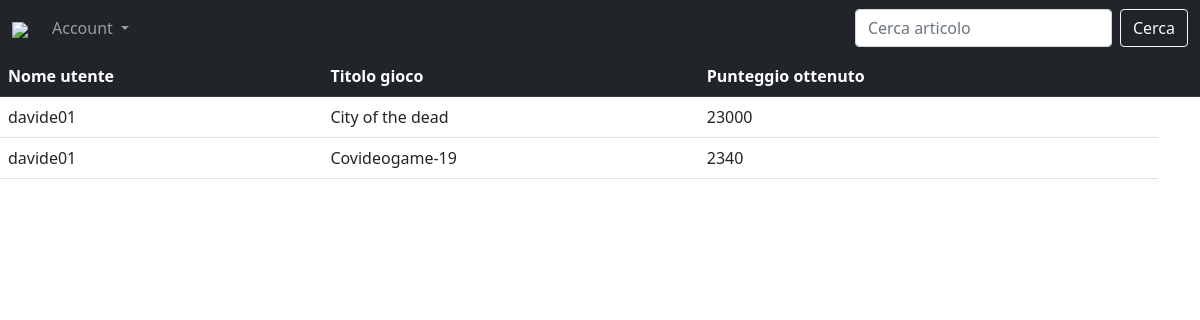
/user/admin/scoreboard (signed in), run on the app's committed database.
### model.py (models this page shows)
class Punteggio(db.Model):
    __tablename__ = "punteggi"
    id = db.Column("id", db.Integer, primary_key=True)
    nome_utente = db.Column("nome_utente", db.String(20))
    titolo_gioco = db.Column("titolo_gioco", db.String(255))
    punteggio = db.Column("punteggio", db.Integer)

### user.py (the view)
@user.route("/<usr>/scoreboard")
def scoreboard(usr):
    if "username" in session:
        scores = Punteggio.query.all()
        return render_template("scoreboard.html", scores=scores)
    else:
        return redirect(url_for('login'))

### templates/scoreboard.html (shortened to what this page needs)
{% extends "template.html" %}
{% block head %}
    {{super()}}
{% endblock %}
{% block menu %}
    {{super()}}
{% endblock %}
{% block content %}
    <table class="table">
        <tr class="table-dark">
            <th>Nome utente</th>
            <th>Titolo gioco</th>
            <th>Punteggio ottenuto</th>
            <th></th>
        </tr>
        {% for s in scores %}
            <tr>
                <td>{{s.nome_utente}}</td>
                <td>{{s.titolo_gioco}}</td>
                <td>{{s.punteggio}}</td>
            </tr>
        {% endfor %}
    </table>
{% endblock %}

### templates/template.html (shortened to what this page needs)
<!DOCTYPE html>
<html lang="it">
<head>
    {% block head %}
    <link href="https://cdn.jsdelivr.net/npm/bootstrap@5.0.0-beta2/dist/css/bootstrap.min.css" rel="stylesheet">
    {% endblock %}
</head>
<body>
    {% block menu %}
    <nav class="navbar sticky-top navbar-expand-lg navbar-dark bg-dark">
      <div class="container-fluid">
          <a class="navbar-brand" href="{{url_for('index')}}"><img width="100px" src="{{url_for('static', filename='images/VHLOGO.png')}}"></a>
          <div class="collapse navbar-collapse" id="navbarNavAltMarkup">
            <div class="navbar-nav">
              <li class="nav-item dropdown">
                <a class="nav-link dropdown-toggle" href="#" id="navbarDropdown" role="button" data-bs-toggle="dropdown" aria-expanded="false">
                  Account
                </a>
            </li>
          </div>
        </div>
        {% block searchbar %}
          <form class="d-flex" action="/articles/1" method="GET">
            <input class="form-control me-2" type="search" name="titolo" placeholder="Cerca articolo" aria-label="Cerca">
            <button class="btn btn-outline-light" type="submit">Cerca</button>
          </form>
        {% endblock %}
      </div>
    </nav>
      {% endblock %}
      {% block content %}{% endblock %}
</body>
</html>

### data on the page
Punteggio: nome_utente "davide01", titolo_gioco "City of the dead", punteggio "23000"
Punteggio: nome_utente "davide01", titolo_gioco "Covideogame-19", punteggio "2340"
